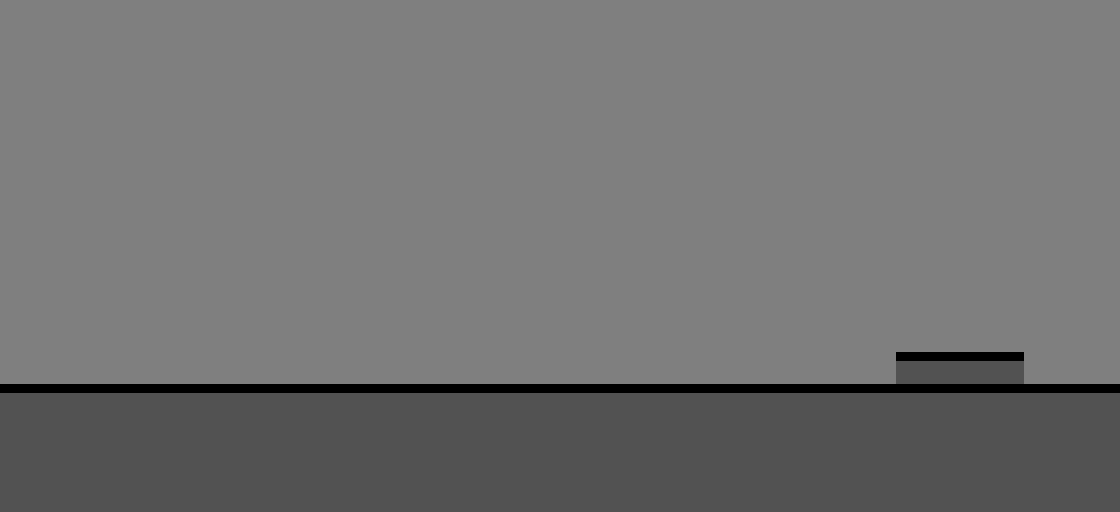

A 2D game scene composited from a Tiled map and its tileset images. What follows is a short description and the map's XML, with every tile layer's data as written:
An orthogonal 35x16 tile map with 32x32 px tiles, 2 tile layers (background, ground) and 2 objects.

<map version="1.4" tiledversion="2020.10.30" orientation="orthogonal" renderorder="right-down" width="35" height="16" tilewidth="32" tileheight="32" infinite="0" nextlayerid="5" nextobjectid="86">
 <properties>
  <property name="mapNumber" type="int" value="1" />
 </properties>
 <tileset firstgid="1" source="tileSet.tsx" />
 <layer id="2" name="background" width="35" height="16">
  <data encoding="csv">
1,1,1,1,1,1,1,1,1,1,1,1,1,1,1,1,1,1,1,1,1,1,1,1,1,1,1,1,1,1,1,1,1,1,1,
1,1,1,1,1,1,1,1,1,1,1,1,1,1,1,1,1,1,1,1,1,1,1,1,1,1,1,1,1,1,1,1,1,1,1,
1,1,1,1,1,1,1,1,1,1,1,1,1,1,1,1,1,1,1,1,1,1,1,1,1,1,1,1,1,1,1,1,1,1,1,
1,1,1,1,1,1,1,1,1,1,1,1,1,1,1,1,1,1,1,1,1,1,1,1,1,1,1,1,1,1,1,1,1,1,1,
1,1,1,1,1,1,1,1,1,1,1,1,1,1,1,1,1,1,1,1,1,1,1,1,1,1,1,1,1,1,1,1,1,1,1,
1,1,1,1,1,1,1,1,1,1,1,1,1,1,1,1,1,1,1,1,1,1,1,1,1,1,1,1,1,1,1,1,1,1,1,
1,1,1,1,1,1,1,1,1,1,1,1,1,1,1,1,1,1,1,1,1,1,1,1,1,1,1,1,1,1,1,1,1,1,1,
1,1,1,1,1,1,1,1,1,1,1,1,1,1,1,1,1,1,1,1,1,1,1,1,1,1,1,1,1,1,1,1,1,1,1,
1,1,1,1,1,1,1,1,1,1,1,1,1,1,1,1,1,1,1,1,1,1,1,1,1,1,1,1,1,1,1,1,1,1,1,
1,1,1,1,1,1,1,1,1,1,1,1,1,1,1,1,1,1,1,1,1,1,1,1,1,1,1,1,1,1,1,1,1,1,1,
1,1,1,1,1,1,1,1,1,1,1,1,1,1,1,1,1,1,1,1,1,1,1,1,1,1,1,1,1,1,1,1,1,1,1,
1,1,1,1,1,1,1,1,1,1,1,1,1,1,1,1,1,1,1,1,1,1,1,1,1,1,1,1,3,3,3,3,1,1,1,
1,1,1,1,1,1,1,1,1,1,1,1,1,1,1,1,1,1,1,1,1,1,1,1,1,1,1,1,1,1,1,1,1,1,1,
1,1,1,1,1,1,1,1,1,1,1,1,1,1,1,1,1,1,1,1,1,1,1,1,1,1,1,1,1,1,1,1,1,1,1,
1,1,1,1,1,1,1,1,1,1,1,1,1,1,1,1,1,1,1,1,1,1,1,1,1,1,1,1,1,1,1,1,1,1,1,
1,1,1,1,1,1,1,1,1,1,1,1,1,1,1,1,1,1,1,1,1,1,1,1,1,1,1,1,1,1,1,1,1,1,1
</data>
 </layer>
 <layer id="1" name="ground" width="35" height="16">
  <data encoding="csv">
0,0,0,0,0,0,0,0,0,0,0,0,0,0,0,0,0,0,0,0,0,0,0,0,0,0,0,0,0,0,0,0,0,0,0,
0,0,0,0,0,0,0,0,0,0,0,0,0,0,0,0,0,0,0,0,0,0,0,0,0,0,0,0,0,0,0,0,0,0,0,
0,0,0,0,0,0,0,0,0,0,0,0,0,0,0,0,0,0,0,0,0,0,0,0,0,0,0,0,0,0,0,0,0,0,0,
0,0,0,0,0,0,0,0,0,0,0,0,0,0,0,0,0,0,0,0,0,0,0,0,0,0,0,0,0,0,0,0,0,0,0,
0,0,0,0,0,0,0,0,0,0,0,0,0,0,0,0,0,0,0,0,0,0,0,0,0,0,0,0,0,0,0,0,0,0,0,
0,0,0,0,0,0,0,0,0,0,0,0,0,0,0,0,0,0,0,0,0,0,0,0,0,0,0,0,0,0,0,0,0,0,0,
0,0,0,0,0,0,0,0,0,0,0,0,0,0,0,0,0,0,0,0,0,0,0,0,0,0,0,0,0,0,0,0,0,0,0,
0,0,0,0,0,0,0,0,0,0,0,0,0,0,0,0,0,0,0,0,0,0,0,0,0,0,0,0,0,0,0,0,0,0,0,
0,0,0,0,0,0,0,0,0,0,0,0,0,0,0,0,0,0,0,0,0,0,0,0,0,0,0,0,0,0,0,0,0,0,0,
0,0,0,0,0,0,0,0,0,0,0,0,0,0,0,0,0,0,0,0,0,0,0,0,0,0,0,0,0,0,0,0,0,0,0,
0,0,0,0,0,0,0,0,0,0,0,0,0,0,0,0,0,0,0,0,0,0,0,0,0,0,0,0,0,0,0,0,0,0,0,
0,0,0,0,0,0,0,0,0,0,0,0,0,0,0,0,0,0,0,0,0,0,0,0,0,0,0,0,0,0,0,0,0,0,0,
3,3,3,3,3,3,3,3,3,3,3,3,3,3,3,3,3,3,3,3,3,3,3,3,3,3,3,3,3,3,3,3,3,3,3,
2,2,2,2,2,2,2,2,2,2,2,2,2,2,2,2,2,2,2,2,2,2,2,2,2,2,2,2,2,2,2,2,2,2,2,
2,2,2,2,2,2,2,2,2,2,2,2,2,2,2,2,2,2,2,2,2,2,2,2,2,2,2,2,2,2,2,2,2,2,2,
2,2,2,2,2,2,2,2,2,2,2,2,2,2,2,2,2,2,2,2,2,2,2,2,2,2,2,2,2,2,2,2,2,2,2
</data>
 </layer>
 <objectgroup id="3" name="collisionObjLayer">
  <object id="84" x="0" y="384" width="1120" height="32" />
  <object id="85" x="896" y="352" width="128" height="32" />
 </objectgroup>
</map>
